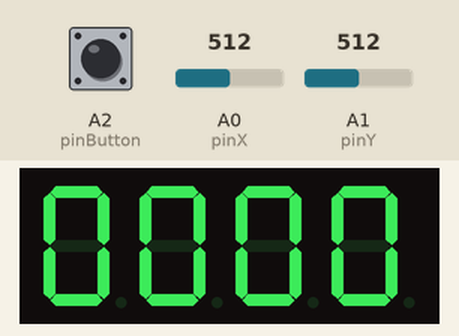
Simulated run of this sketch. Board: Arduino Uno, built with avr-gcc and run on an emulated ATmega328P. Parts: 4-digit seven-segment display. Wiring (inferred from the names in the program): 4-digit 7-segment display, segments lit when HIGH: segments pin 12, pin 8, pin 5, pin 3, pin 2, pin 11, pin 6, pin 4; digit selects pin 7, pin 9, pin 10, pin 13. The inputs (shaded band) are chosen by the test bench; at power-on: A1 (pinY) = 512, A2 (pinButton) HIGH, A0 (pinX) = 512. The segment pins are drawn as the display they are named for.

Above: at 0.96 s.
1.3 s: A1 (pinY) set to 900
At 1.61 s:
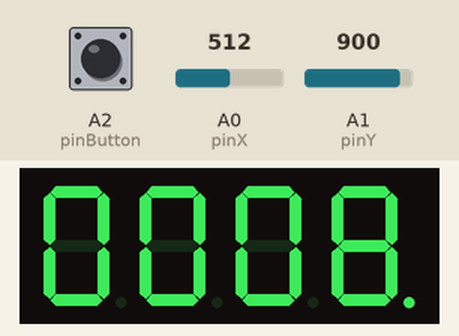
2.8 s: A2 (pinButton) pulled LOW for 0.15 s
4.4 s: A0 (pinX) set to 900
At 4.56 s:
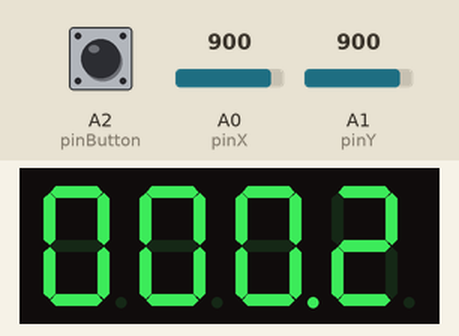
5.9 s: A2 (pinButton) pulled LOW for 1 s
At 6.2 s:
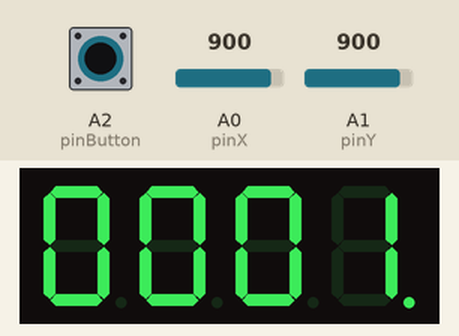
7.5 s: A1 (pinY) set to 716
Timing chart, 0 to 10.0 s (numbered marks = the images above; inputs shaded):
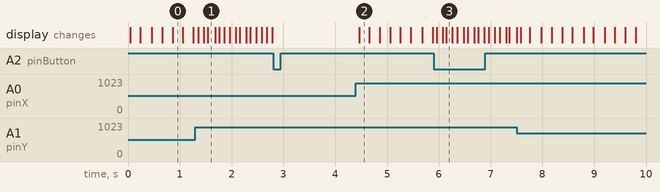

Measured:
- after the input at 1.3 s, the display: first changes after 0.06 s (image 1 shows a later state)
- after the input at 2.8 s, every drawn part: stays the same
- after the input at 4.4 s, the display: changes after 0.06 s (image 2)

The sketch:

Tema_display2.ino
```cpp
const int pinA = 12;
const int pinB = 8;
const int pinC = 5;
const int pinD = 3;
const int pinE = 2;
const int pinF = 11;
const int pinG = 6;
const int pinDP = 4;
const int pinD1 = 7;
const int pinD2 = 9;
const int pinD3 = 10;
const int pinD4 = 13;


const int pinX = A0;
const int pinY = A1;
const int pinButton = A2;

const int segSize = 8;
const int noOfDisplays = 4;
const int noOfDigits = 10;


int xAxis;
int yAxis;
const int highAxis = 750;
const int lowAxis = 200;
int buttonState;
int lastButtonState = HIGH;

int dpState = LOW;
int digitSelected = 0;
int blinkStatus = LOW;

const int millisWaitInterval = 200;
const int millisBlinkInterval = 200;
unsigned long lastMillis = 0;
unsigned long lastBlink = 0;

int segments[segSize] = {
  pinA, pinB, pinC, pinD, pinE, pinF, pinG, pinDP
};

int digits[noOfDisplays] = {
  pinD1, pinD2, pinD3, pinD4
};

int numbers[noOfDisplays] = {
  0, 0, 0, 0
};

byte digitMatrix[noOfDigits][segSize - 1] = {
// a  b  c  d  e  f  g
  {1, 1, 1, 1, 1, 1, 0}, // 0
  {0, 1, 1, 0, 0, 0, 0}, // 1
  {1, 1, 0, 1, 1, 0, 1}, // 2
  {1, 1, 1, 1, 0, 0, 1}, // 3
  {0, 1, 1, 0, 0, 1, 1}, // 4
  {1, 0, 1, 1, 0, 1, 1}, // 5
  {1, 0, 1, 1, 1, 1, 1}, // 6
  {1, 1, 1, 0, 0, 0, 0}, // 7
  {1, 1, 1, 1, 1, 1, 1}, // 8
  {1, 1, 1, 1, 0, 1, 1}  // 9
};

void displayNumber(byte digit, byte decimalPoint) {
  for(int i = 0; i < segSize - 1; ++i) {
    digitalWrite(segments[i], digitMatrix[digit][i]);
  }
  digitalWrite(segments[segSize - 1], decimalPoint);
}

void showDigit(int num) {
  for(int i = 0; i < noOfDisplays; ++i) {
    digitalWrite(digits[i], HIGH);
  }
  digitalWrite(digits[noOfDisplays - num - 1], LOW);
}

void displayNumbers(int nums[]) {
  for(int i = 0; i < noOfDisplays; ++i) {
    showDigit(i);
    if(digitSelected == i) {
      if((millis() - lastBlink) >= millisBlinkInterval) {
        blinkStatus = !blinkStatus;
        lastBlink = millis();
      }
      displayNumber(nums[i], blinkStatus);
    }
    else if(digitSelected == -i -1) {
      displayNumber(nums[i], HIGH);
    }
    else {
      displayNumber(nums[i], LOW);
    }

    delay(1);
  }
}

void setup() {
  pinMode(pinButton, INPUT_PULLUP);
  for(int i = 0; i < segSize; ++i) {
    pinMode(segments[i], OUTPUT);
  }
  for(int i = 0; i < noOfDisplays; ++i) {
    pinMode(digits[i], OUTPUT);
  }
}

void loop() {
  xAxis = analogRead(pinX);
  yAxis = analogRead(pinY);
  buttonState = digitalRead(pinButton);
  if(digitSelected >= 0) {
    if((yAxis > highAxis) && (millis() - lastMillis > millisWaitInterval)) {
      numbers[digitSelected]--;
      if(numbers[digitSelected] < 0) {
        numbers[digitSelected] = 9;
      }
      lastMillis = millis();
    }
    if((yAxis < lowAxis) && (millis() - lastMillis > millisWaitInterval)) {
      numbers[digitSelected]++;
      if(numbers[digitSelected] == noOfDigits) {
        numbers[digitSelected] = 0;
      }
      lastMillis = millis();
    }
    if(buttonState != lastButtonState) {
      if(buttonState == LOW) {
        dpState = !dpState;
        digitSelected = -digitSelected - 1;
      }
      lastButtonState = buttonState;
    }
  } else {

    if((xAxis > highAxis) && (millis() - lastMillis > millisWaitInterval)) {
      digitSelected--;
      if(digitSelected == - noOfDisplays - 1) {
        digitSelected = -1;
      }
      lastMillis = millis();
    }
    if((xAxis < lowAxis) && (millis() - lastMillis > millisWaitInterval)) {
      digitSelected++;
      if(digitSelected == 0) {
        digitSelected = -noOfDisplays;
      }
      lastMillis = millis();
    }
    if(buttonState != lastButtonState) {
      if(buttonState == LOW) {
        dpState = !dpState;
        digitSelected = -digitSelected - 1;
      }
      lastButtonState = buttonState;
    }
  }
  displayNumbers(numbers);
}
```
